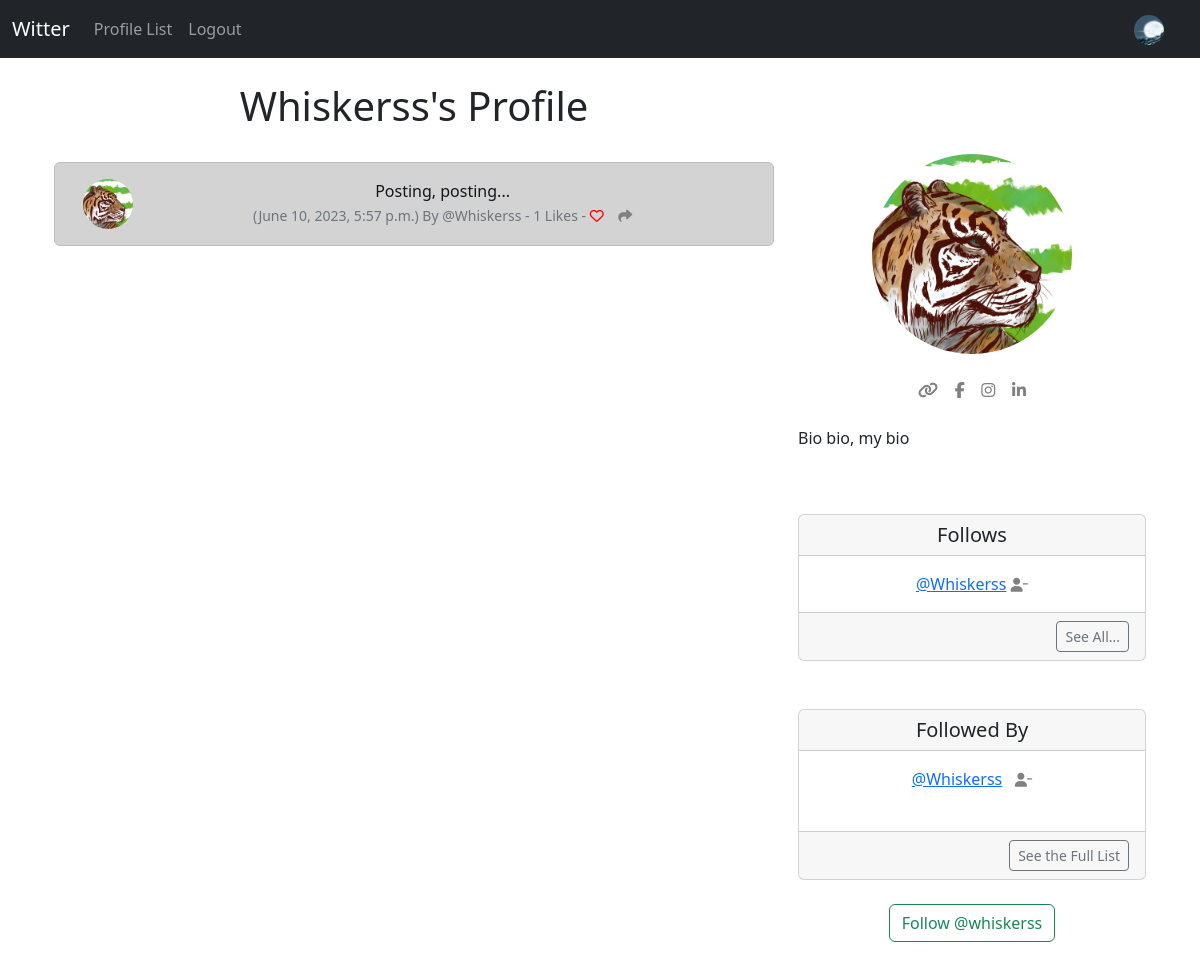
The app's page /profile/2 (signed in) with its own data.
### witter_app/models.py (models this page shows, shortened)
class Profile(models.Model):
	user = models.OneToOneField(User, on_delete=models.CASCADE)
	follows = models.ManyToManyField("self",
		related_name="followed_by",
		symmetrical=False,
		blank=True)
	date_modified = models.DateTimeField(User, auto_now=True)
	profile_image = models.ImageField(null=True, blank=True, upload_to="images/")
	profile_bio = models.CharField(null=True, blank=True, max_length=500)
	homepage_link = models.CharField(null=True, blank=True, max_length=120)
	facebook_link = models.CharField(null=True, blank=True, max_length=120)
	instagram_link = models.CharField(null=True, blank=True, max_length=120)
	linkedin_link = models.CharField(null=True, blank=True, max_length=120)
	def __str__(self):
		return self.user.username

class Post(models.Model):
	user = models.ForeignKey(
		User, related_name="posts",
		on_delete=models.DO_NOTHING
		)
	body = models.CharField(max_length=500)
	created_at = models.DateTimeField(auto_now_add=True)
	likes = models.ManyToManyField(User, related_name="post_like", blank=True)
	def number_of_likes(self):
		return self.likes.count()

### witter_app/views.py (the view, shortened to what this page needs)
# urls.py: path('profile/<int:pk>', views.profile, name='profile'),
def profile(request, pk):
	if request.user.is_authenticated:
		profile = Profile.objects.get(user_id=pk)
		posts = Post.objects.filter(user_id=pk).order_by("-created_at")
		return render(request, "profile.html", {"profile":profile, "posts": posts})
	else:
		messages.success(request, ("Please log in to view this awesome content"))
		return redirect('home')

### witter_app/templates/profile.html (shortened to what this page needs)
{% extends 'base.html' %}
{% load static %}
{% block content %}
{% if profile %}
	<div class="container text-center">
		<div class="row">
			<div class="col-8">
				<h1>{{ profile.user.username }}'s Profile</h1>
				<br/>
				{% if posts %}
					{% for post in posts %}
			<div class="alert alert-dark" role="alert">
	<div class="container">
		<div class="row">
			<div class="col-1">
				{% if profile.profile_image %}
				<img src="{{ profile.profile_image.url }}" width=50 height=50 class="rounded-circle" alt="{{ profile.user.username }}">
				{% else %}
				<img src="{% static 'images/default_profile_pic.png' %}" width=50 height=50 class="rounded-circle" alt="{{ profile.user.username }}">
				{% endif %}
			</div>
			<div class="col-11">
						  {{ post.body }}<br/>
			  				<small class="text-muted">
			  					({{ post.created_at}}) By
			  					@{{ post.user.username }}
			  		- {{ post.number_of_likes }} Likes -
			  		{% if user in post.likes.all %}
				  	  <a href="{% url 'post_like' post.id %}"><i class="fa-solid fa-heart" style='color:red'></i></a>
				  	{% else %}
				  		<a href="{% url 'post_like' post.id %}"><i class="fa fa-heart-o" style="color:red"></i></a>
				  	{% endif %}
		  	<a href="{% url 'post_show' post.id %}">
	<i class="fa-solid fa-share" style="color:gray"></i>
		  	</a>
			  				</small>
						</div><br/><br/>
			</div>
		</div>
	</div>
					{% endfor %}
				{% endif %}
			</div>
			<div class="col-4">
				<br/><br/><br/>
				{% if profile.profile_image %}
				<img src="{{ profile.profile_image.url }}" class="rounded-circle" width=200 height=200>
				<br/><br/>
				{% endif %}
				{% if profile.homepage_link %}
	<a href="{{ profile.homepage_link }}" target="new">
				<i class="fa-solid fa-link" style="color:gray"></i></a>
				{% endif %}
				{% if profile.facebook_link %}
	<a href="{{ profile.facebook_link }}" target="new">
		<i class="fa-brands fa-facebook-f" style="color:gray"></i></a>
				{% endif %}
				{% if profile.instagram_link %}
	<a href="{{ profile.instagram_link }}" target="new">
		<i class="fa-brands fa-instagram" style="color:gray"></i></a>
				{% endif %}
				{% if profile.linkedin_link %}
	<a href="{{ profile.linkedin_link }}" target="new">
		<i class="fa-brands fa-linkedin-in" style="color:gray"></i></a>
				{% endif %}
<br/><br/>
{% if profile.profile_bio %}
	<p align="justify">
		{{profile.profile_bio }}
	</p>
{% endif %}
<br/><br/>
				<div class="card">
  <h5 class="card-header">Follows</h5>
  <div class="card-body">
    <p class="card-text">
    		{% for following in profile.follows.all %}
				<a href="{% url 'profile' following.user.id %}">@{{ following }}</a>
	<a href="{% url 'unfollow' following.user.id %}">
	<i class="fa fa-user-minus small" style="color:gray"></i>
</a>
<br/>
			{% endfor %}
    </p>
  </div>
  <div class="card-footer text-end">
    <a href="{% url 'follows' profile.user.id %}"
    class="btn btn-sm btn-outline-secondary">See All...</a>
  </div>
</div>
			<br/><br/>
			<div class="card">
  <h5 class="card-header">Followed By</h5>
  <div class="card-body">
    <p class="card-text">
    	{% for following in profile.followed_by.all|slice:5 %}
				<a href="{% url 'profile' following.user.id %}">@{{ following }}</a>&nbsp;&nbsp;
				{% if following in profile.follows.all %}
				 <a href="{% url 'unfollow' following.user.id %}">
	<i class="fa fa-user-minus small" style="color:gray"></i>
</a>
				 {% else %}
				 <a href="{% url 'follow' following.user.id %}">
	<i class="fa fa-user-plus small" style="color:gray"></i>
</a>
				 {% endif %}
				<br/>
			{% endfor %}
			<br/>
    </p>
  </div>
  <div class="card-footer text-end">
    <a href="{% url 'followers' profile.user.id %}"
    class="btn btn-sm btn-outline-secondary">See the Full List</a>
  </div>
</div>
<br/>
<form method=POST>
{% if profile in user.profile.follows.all %}
 	<button class="btn btn-outline-danger" name="follow" value="unfollow" type="submit">
 		Unfollow @{{ profile.user.username|lower}}
 	</button>
{% else %}
	<button class="btn btn-outline-success" name="follow" value="follow" type="submit">
 		Follow @{{ profile.user.username|lower}}
 	</button>
{% endif %}
</form>
<br/>
			</div>
		</div>
	</div>
{% endif %}
{% endblock %}

### witter_app/templates/navbar.html (shortened to what this page needs)
{% load static %}
<nav class="navbar navbar-expand-lg navbar-dark bg-dark">
  <div class="container-fluid">
    <a class="navbar-brand" href="{% url 'home' %}">Witter</a>
    <div class="collapse navbar-collapse" id="navbarSupportedContent">
      <ul class="navbar-nav me-auto mb-2 mb-lg-0">
        <li class="nav-item">
          <a class="nav-link"
          href="{% url 'profile_list' %}">Profile List</a>
        </li>
        {% if user.is_authenticated %}
        <li class="nav-item">
          <a class="nav-link"
          href="{% url 'logout' %}">Logout</a>
        </li>
        {% endif %}
      </ul>
      {% if user.is_authenticated %}
        <ul class="navbar-nav ml-auto">
          <li class="nav-link navbar-brand">
            <a href="{% url 'profile' request.user.id %}">
{% if user.profile.profile_image %}
<img src="{{ user.profile.profile_image.url }}" class="rounded-circle" width=30>
{% else %}
    <img src="{% static 'images/default_profile_pic.png' %}" class="img-fluid rounded-circle" alt="Profile Image" width=30>
{% endif %}
            </a>
          </li>
        </ul>
      {% endif %}
    </div>
  </div>
</nav>

### records on screen
Profile: user.username "Whiskerss", profile_image (picture), profile_bio "Bio bio, my bio", user.username "whiskerss"
Post: profile_image (picture), body "Posting, posting...", created_at "June 10, 2023, 5:57 p.m.", user.username "Whiskerss", number_of_likes "1"
